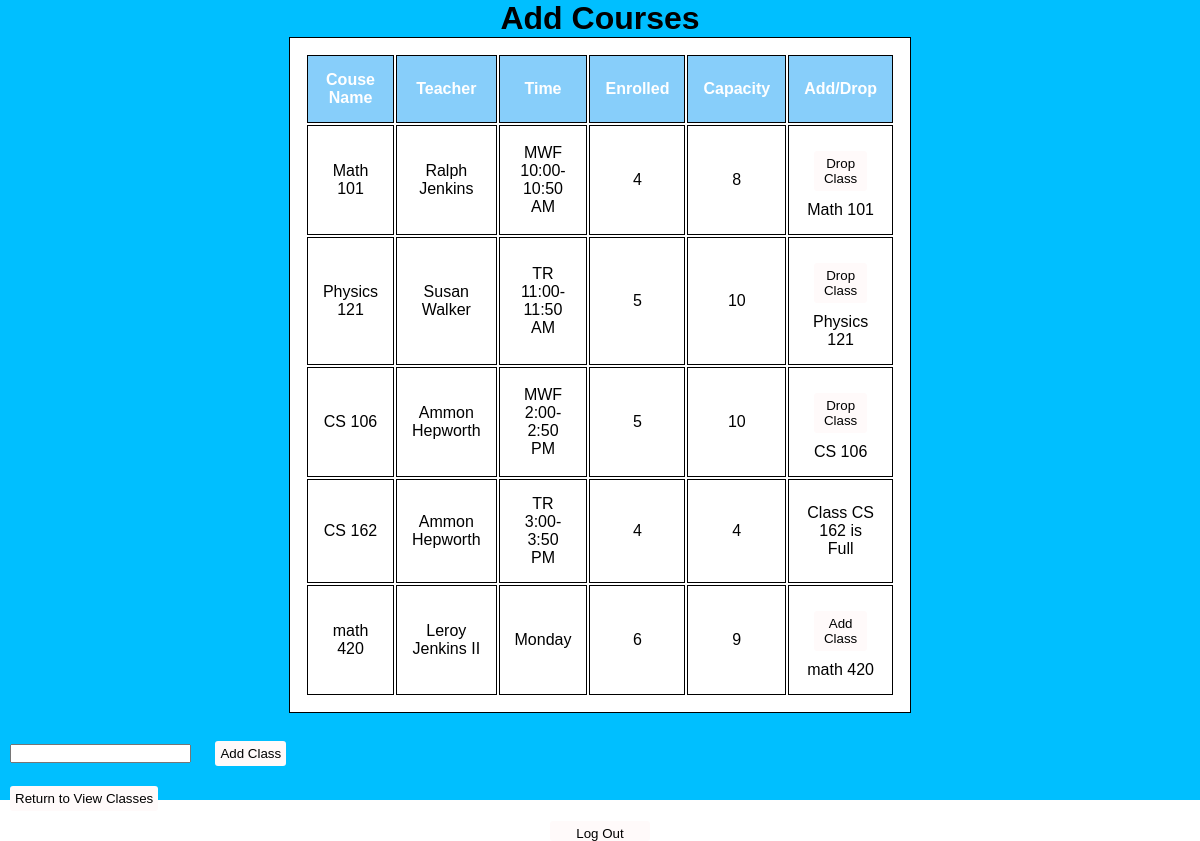
The page /student/courses (signed in) on the database as committed earlier.
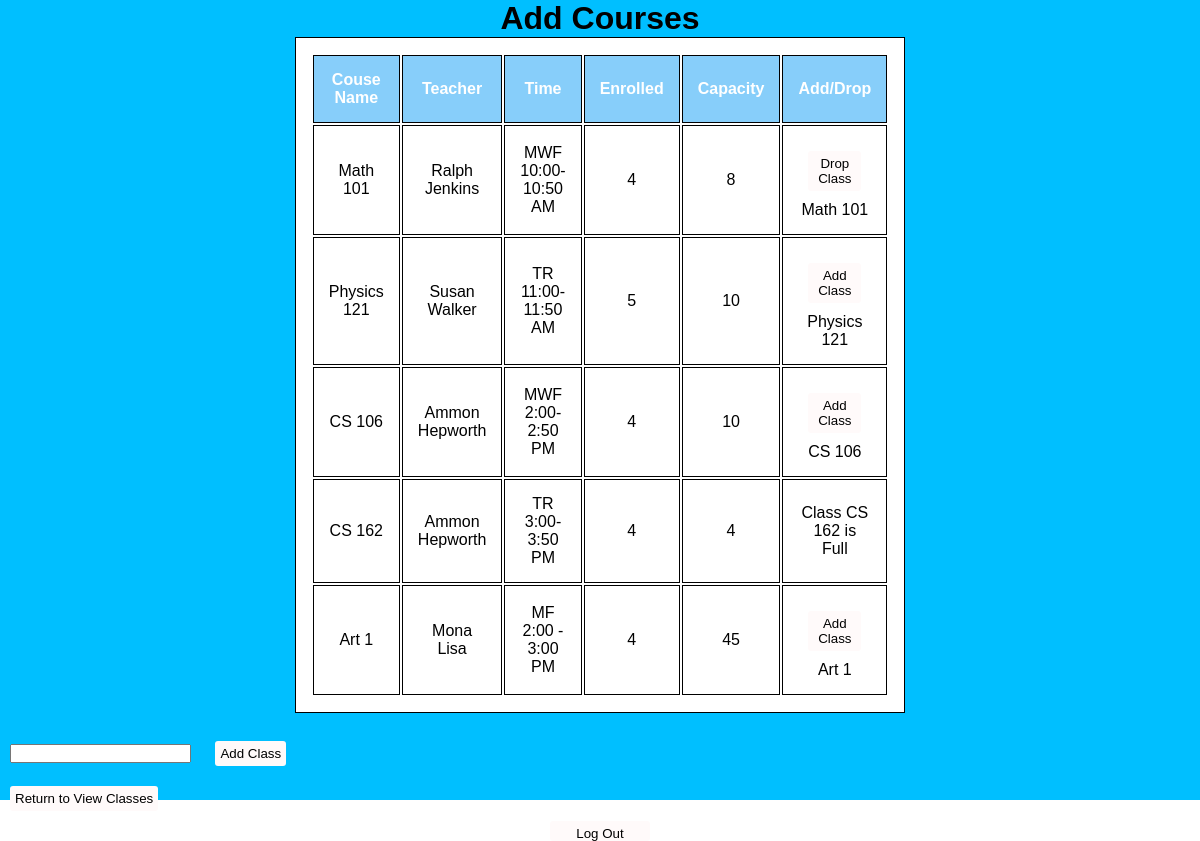
The same page on the database as committed later.
### runner.py (models this page shows, shortened)
class Courses(db.Model):
    __tablename__ = "Courses"
    class_id = db.Column(db.Integer, primary_key = True)
    class_name = db.Column(db.String, nullable = False)
    teacher = db.Column(db.String, nullable = False)
    time = db.Column(db.String, nullable = False)
    enrolled = db.Column(db.Integer, nullable = False)
    capacity = db.Column(db.Integer, nullable = False)

### runner.py (the view, shortened to what this page needs)
@app.route("/student/courses", methods=["GET", "POST"])
@login_required
def student_edit():
    enrollment = Enrollment.query.filter_by(users_id = current_user.user_id)
    enrolledClasses = []
    for course in enrollment:
        enrolledClasses.append(course.classes_id)
    return render_template('student-edit-classes.html', courses = Courses.query.all(), enrollment = enrolledClasses)

### runner.py (called while the page is built)
@login_manager.user_loader
def load_user(user_id):
    return Users.query.filter_by(user_id = user_id).first()

### templates/student-edit-classes.html (shortened to what this page needs)
<!DOCTYPE html>
<html>
    <head>
        <link rel="stylesheet" href="/static/styles.css">
    </head>
	<body>
		<div class='student_edit'>
            <h1 class = "center">Add Courses</h1>
            <table id = "availableCourses">
                <thead>
                    <tr>
                        <th>Couse Name</th>
                        <th>Teacher</th>
                        <th>Time</th>
                        <th>Enrolled</th>
                        <th>Capacity</th>
						<th>Add/Drop</th>
                    </tr>
                </thead>
                <tbody>
				{% for course in courses %}
					<tr>
						<td>{{course.class_name}}</td>
						<td>{{course.teacher}}</td>
						<td>{{course.time}}</td>
						<td>{{course.enrolled}}</td>
						<td>{{course.capacity}}</td>
						{% if course.class_id in enrollment%}
							<td>
								<button type="button" class="s_drop_class" id="s_drop_class" onclick="s_drop_class_func()">Drop Class</button>
								<p>{{course.class_name}}</p>
							</td>
						{% elif course.capacity == course.enrolled %}
							<td>Class {{course.class_name}} is Full</td>
						{% else %}
							<td>
								<button type="button" class="s_add_class" id="s_add_class" onclick="s_add_class_func()">Add Class</button>
								<p>{{course.class_name}}</p>
							</td>
						{% endif %}
					</tr>
				{% endfor %}
				</tbody>
            </table><br>
			<input type="text" id="adding_class" name="Class to Add">
			<button type="button" class = "s_add_classes" id = "s_add_classes">Add Class</button><br>
			<button type="button" class = "s_view_classes" id = "s_view_classes">Return to View Classes</button><br>
            <button type="button" class = "logout" id = "logoutStudentEdit">Log Out</button>
		</div>
	</body>
</html>

### static/styles.css (style rules this page uses)
* { margin: 0; padding: 0; font-family: sans-serif; line-height: normal; }
.center { text-align: center; }
button { padding: 5px 5px; border-radius: 3px; border: none; margin: 10px; background-color: snow; }
input { margin: 10px; }
.logout { height: 20px; width: 100px; margin: 0 auto; display: block; }
.student_edit { background-position: center; background-color: deepskyblue; width: 100%; height: 100vh; }
table, th, td { border: 1px solid black; margin-left: auto; margin-right: auto; width: 50%; padding: 15px; text-align: center; color: black; background-color:white; }
th { background-color:lightskyblue; color:white; }

Rows that differ between the two databases and show on the page:
computed for Courses "Physics 121": text "Drop Class" → "Add Class"
changed Courses "CS 106": enrolled "5" → "4"
changed Courses: class_name "math 420" → "Art 1"; teacher "Leroy Jenkins II" → "Mona Lisa"; time "Monday" → "MF 2:00 - 3:00 PM"; enrolled "6" → "4"; capacity "9" → "45"
